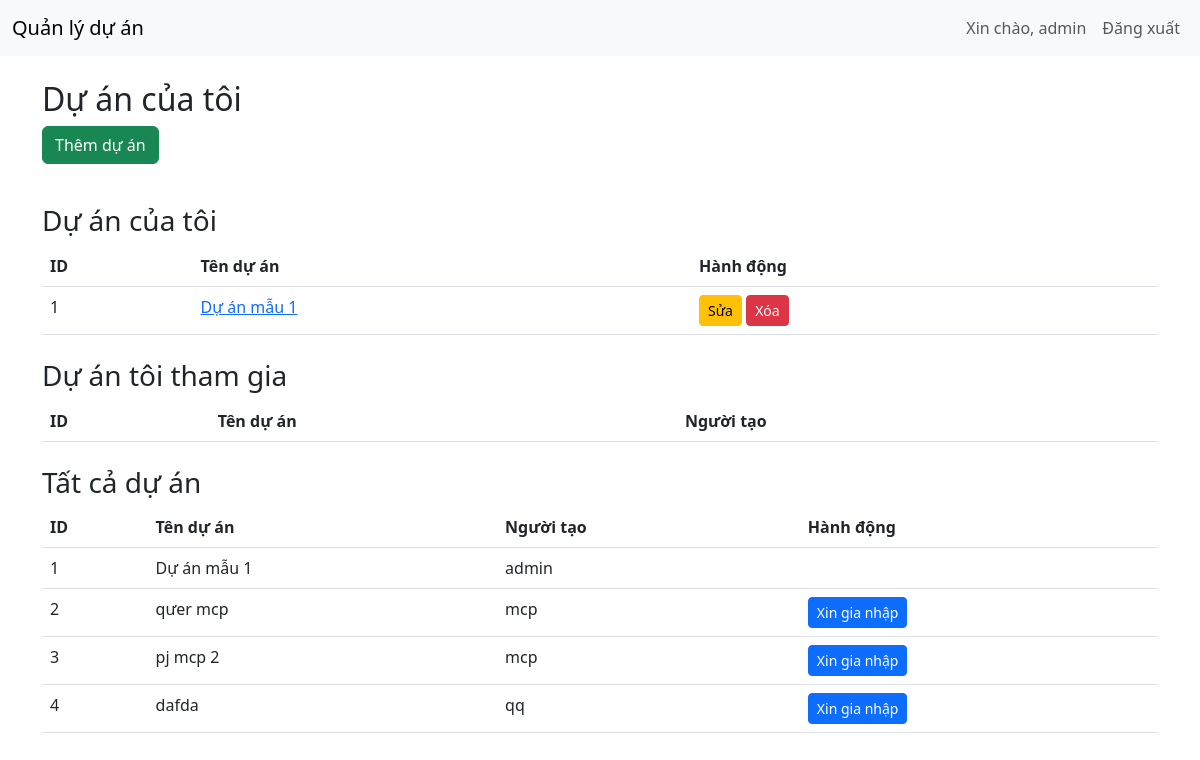
The app's page /dashboard (signed in) with its own data.
### tables this page shows
CREATE TABLE projects (
        id INTEGER PRIMARY KEY AUTOINCREMENT,
        name TEXT,
        created_by TEXT);

### app.py (the view)
@app.route('/dashboard')
def dashboard():
    if 'username' not in session:
        return redirect(url_for('login'))
    my_projects = get_my_projects(session['username'])
    joined_projects = get_joined_projects(session['username'])
    all_projects = get_projects()
    role = get_user_role(session['username'])
    all_users = get_all_users()
    return render_template('dashboard.html', my_projects=my_projects, joined_projects=joined_projects, all_projects=all_projects, role=role, all_users=all_users)

### database.py (called while the page is built)
def get_user_by_username(username):
    conn = sqlite3.connect('project.db')
    c = conn.cursor()
    c.execute('SELECT * FROM users WHERE username = ?', (username,))
    user = c.fetchone()
    conn.close()
    return user

def get_all_users():
    conn = sqlite3.connect('project.db')
    c = conn.cursor()
    c.execute('SELECT username FROM users')
    users = c.fetchall()
    conn.close()
    return [user[0] for user in users]

def get_projects():
    conn = sqlite3.connect('project.db')
    c = conn.cursor()
    c.execute('SELECT * FROM projects')
    projects = c.fetchall()
    conn.close()
    return projects

def get_user_role(username):
    conn = sqlite3.connect('project.db')
    c = conn.cursor()
    c.execute('SELECT role FROM users WHERE username = ?', (username,))
    role = c.fetchone()
    conn.close()
    return role[0] if role else None

def get_my_projects(username):
    conn = sqlite3.connect('project.db')
    c = conn.cursor()
    c.execute('SELECT p.* FROM projects p WHERE p.created_by = ?', (username,))
    projects = c.fetchall()
    conn.close()
    return projects

def get_joined_projects(username):
    conn = sqlite3.connect('project.db')
    c = conn.cursor()
    user = get_user_by_username(username)
    c.execute('SELECT p.* FROM projects p JOIN project_members pm ON p.id = pm.project_id WHERE pm.user_id = ? AND pm.status = "approved" AND p.created_by != ?',
              (user[0], username))
    projects = c.fetchall()
    conn.close()
    return projects

### templates/dashboard.html (shortened to what this page needs)
{% extends "base.html" %}
{% block content %}
<h2>Dự án của tôi</h2>
<button type="button" class="btn btn-success mb-3" data-bs-toggle="modal" data-bs-target="#addProjectModal">Thêm dự án</button>
<h3 class="mt-4">Dự án của tôi</h3>
<table class="table">
    <thead>
        <tr>
            <th>ID</th>
            <th>Tên dự án</th>
            <th>Hành động</th>
        </tr>
    </thead>
    <tbody>
        {% for project in my_projects %}
        <tr>
            <td>{{ project[0] }}</td>
            <td><a href="{{ url_for('project_tasks', project_id=project[0]) }}">{{ project[1] }}</a></td>
            <td>
                {% if role == 'admin' or project[2] == session.username %}
                <a href="{{ url_for('edit_project', project_id=project[0]) }}" class="btn btn-warning btn-sm">Sửa</a>
                <a href="{{ url_for('delete_project_route', project_id=project[0]) }}" class="btn btn-danger btn-sm" onclick="return confirm('Bạn có chắc muốn xóa?')">Xóa</a>
                {% endif %}
            </td>
        </tr>
        {% endfor %}
    </tbody>
</table>
<h3 class="mt-4">Dự án tôi tham gia</h3>
<table class="table">
    <thead>
        <tr>
            <th>ID</th>
            <th>Tên dự án</th>
            <th>Người tạo</th>
        </tr>
    </thead>
</table>
<h3 class="mt-4">Tất cả dự án</h3>
<table class="table">
    <thead>
        <tr>
            <th>ID</th>
            <th>Tên dự án</th>
            <th>Người tạo</th>
            <th>Hành động</th>
        </tr>
    </thead>
    <tbody>
        {% for project in all_projects %}
        <tr>
            <td>{{ project[0] }}</td>
            <td>{{ project[1] }}</td>
            <td>{{ project[2] }}</td>
            <td>
                {% if project[2] != session.username %}
                <a href="{{ url_for('request_join', project_id=project[0]) }}" class="btn btn-primary btn-sm">Xin gia nhập</a>
                {% endif %}
            </td>
        </tr>
        {% endfor %}
    </tbody>
</table>
{% endblock %}

### records on screen
projects: id "1", name "Dự án mẫu 1", created_by "admin"
projects: id "2", name "qưer mcp", created_by "mcp"
projects: id "3", name "pj mcp 2", created_by "mcp"
projects: id "4", name "dafda", created_by "qq"

### other values on screen
{{ session['username'] }} "admin"
